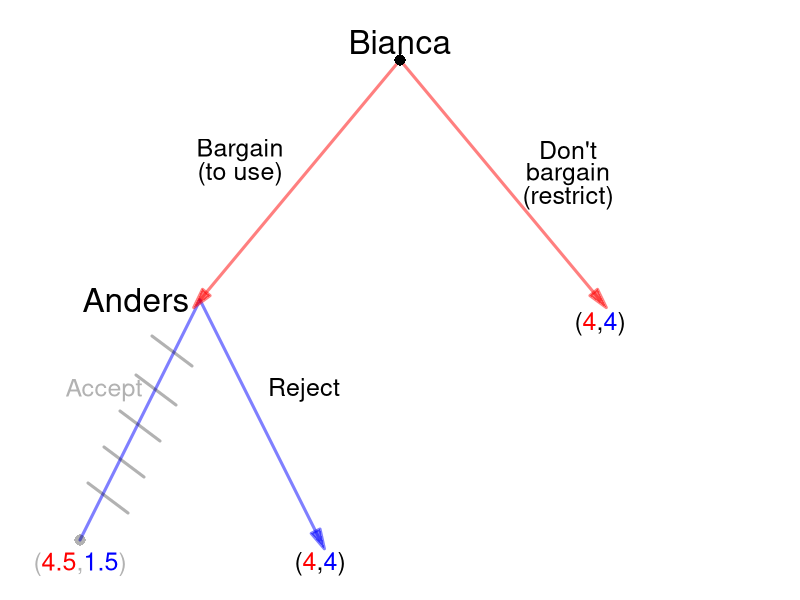

Here is the R script that generated this plot:
require(shape)
pdf(file = "what_can_markets_do/sequential_coase_restricted_solved.pdf", width = 9, height = 7)

#Set parameters for graphics
axislabelsize <- 1.5
labelsize <- 2
actionlabelsize <- 1.5
graphlinewidth <- 3
segmentlinewidth <- 2
nodesize <- 1.5
fadelevel <- 0.3

COL <- c("#7fc97f", "#beaed4", "#fdc086", "#ffff99", "#386cb0", "#f0027f", "#bf5b17", "#666666")
COLA <- c("#99d8c9","#66c2a4","#41ae76", "#238b45", "#005824")
COLB <- c("#4eb3d3", "#2b8cbe", "#0868ac","#084081")

par(mar =  c(0, 0, 0, 0))

xlims <- c(0, 10)
ylims <- c(0, 10)

npts <- 501 
x <- seq(xlims[1], xlims[2], length.out = npts)
y <- seq(ylims[1], ylims[2], length.out = npts) 

plot(0, 0, xlim = xlims, ylim = ylims, type = "n",
     xlab = expression(paste("")),
     ylab = expression(paste("")), 
     xaxt = "n", 
     yaxt = "n", 
     cex.lab = axislabelsize, 
     bty = "n",
     xaxs="i", 
     yaxs="i")

ticksy <- seq(from = 0, to = ylims[2], by = 2)
ylabels <- seq(from = 0, to = ylims[2], by = 2)
ticksx <- seq(from = 0, to = xlims[2], by = 2)
xlabels <- seq(from = 0, to = xlims[2], by = 2)

#segments(5, 9, 2.5, 5, lty = 1, col = rgb(0, 0, 1, 0.5), lwd = graphlinewidth)


#Branches for Bianca
#From Anders planting early
#Bianca plants early
#Arrows(2.5, 5, 1, 1, col = rgb(1, 0, 0, 0.5), lty = 1, lwd = 3, arr.type = "triangle")
segments(2.5, 5, 1, 1, lty = 1, col = rgb(0, 0, 1, 0.5), lwd = graphlinewidth)

#Bianca plants late
#segments(2.5, 5, 4, 1, lty = 1, col = rgb(1, 0, 0, fadelevel), lwd = graphlinewidth)
Arrows(2.5, 5, 4, 1, col = rgb(0, 0, 1, 0.5), lty = 1, lwd = 3, arr.type = "triangle")

#Branches for Anders
#Plant early
Arrows(5, 9, 2.5, 5, col = rgb(1, 0, 0, 0.5), lty = 1, lwd = 3, arr.type = "triangle")


#From Anders plants late
#Bianca plants early
#segments(7.5, 5, 6, 1, lty = 1, col = rgb(1, 0, 0, 0.5), lwd = graphlinewidth)
#Arrows(7.5, 5, 6, 1, col = rgb(1, 0, 0, 0.5), lty = 1, lwd = 3, arr.type = "triangle")

#Bianca plants late
#segments(7.5, 5, 9, 1, lty = 1, col = rgb(1, 0, 0, 0.5), lwd = graphlinewidth)

#Anders plays Don't Bargain
#segments(5, 9, 7.5, 5, lty = 1, col = rgb(0, 0, 1, fadelevel), lwd = graphlinewidth)
Arrows(5, 9, 7.5, 5, col = rgb(1, 0, 0, 0.5), lty = 1, lwd = 3, arr.type = "triangle")


#Initial node
points(5, 9, pch = 16, col = "black", cex = nodesize)

#P1 Nodes
#points(2.5, 5, pch = 16, col = "black", cex = nodesize)
#points(7.5, 5, pch = 16, col = rgb(0,0,0,fadelevel), cex = nodesize)

#P2 Terminal Nodes
points(1, 1, pch = 16, col = rgb(0,0,0,fadelevel), cex = nodesize)
#points(4, 1, pch = 16, col = rgb(0,0,0,fadelevel), cex = nodesize)
#points(6, 1, pch = 16, col = rgb(0,0,0,fadelevel), cex = nodesize)
#points(9, 1, pch = 16, col = rgb(0,0,0,fadelevel), cex = nodesize)

text(5, 9.3, expression(paste("Bianca")), cex = labelsize)
text(3, 7.5, expression(paste("Bargain")), cex = actionlabelsize)
text(3, 7.1, expression(paste("(to use)")), cex = actionlabelsize)
text(7.1, 7.5, expression(paste("Don't")), cex = actionlabelsize)
text(7.1, 7.1, expression(paste("bargain")), cex = actionlabelsize)
text(7.1, 6.7, expression(paste("(restrict)")), cex = actionlabelsize)

text(1.7, 5, expression(paste("Anders")), cex = labelsize)
text(1.3, 3.5, expression(paste("Accept")), cex = actionlabelsize, col = rgb(0,0,0,fadelevel))
#text(1.3, 3.1, expression(paste("early")), cex = actionlabelsize)
text(3.8, 3.5, expression(paste("Reject")), cex = actionlabelsize)
#text(3.8, 3.1, expression(paste("late")), cex = actionlabelsize, col = rgb(0,0,0,fadelevel))


#text(8.2, 5, expression(paste("Bianca")), cex = labelsize, col = rgb(0,0,0,fadelevel))
#text(6.1, 3.5, expression(paste("Restrict")), cex = actionlabelsize)
#text(6.1, 3.1, expression(paste("early")), cex = actionlabelsize, col = rgb(0,0,0,fadelevel))
#text(9.25, 3.5, expression(paste("Use")), cex = actionlabelsize, col = rgb(0,0,0,fadelevel))
#text(9.25, 3.1, expression(paste("unrestricted")), cex = actionlabelsize, col = rgb(0,0,0,fadelevel))

#Payoffs 
text(1, .6, expression("(" * phantom("4.5") * "," * phantom("1.5") * ")"), cex = actionlabelsize, col = rgb(0,0,0,fadelevel))
text(1, .6, expression(phantom("(") * "4.5" * phantom(",") * phantom("1.5") * phantom(")")), col = rgb(1, 0, 0, 1, fadelevel),  cex = actionlabelsize)
text(1, .6, expression(phantom("(") * phantom("4.5") * phantom(",") * "1.5" * phantom(")")), col = rgb(0, 0, 1, 1, fadelevel), cex = actionlabelsize)

text(4, .6, expression("(" * phantom("4") * "," * phantom("4") * ")"), cex = actionlabelsize)
text(4, .6, expression(phantom("(") * "4" * phantom(",") * phantom("4") * phantom(")")), col = rgb(1, 0, 0, 1),  cex = actionlabelsize)
text(4, .6, expression(phantom("(") * phantom("4") * phantom(",") * "4" * phantom(")")), col = rgb(0, 0, 1, 1), cex = actionlabelsize)

text(7.5, 4.6, expression("(" * phantom("4") * "," * phantom("4") * ")"), cex = actionlabelsize)
text(7.5, 4.6, expression(phantom("(") * "4" * phantom(",") * phantom("4") * phantom(")")), col = rgb(1, 0, 0, 1),  cex = actionlabelsize)
text(7.5, 4.6, expression(phantom("(") * phantom("4") * phantom(",") * "4" * phantom(")")), col = rgb(0, 0, 1, 1), cex = actionlabelsize)

#Cutting branch plant late when A plants early
# segments(2.6, 3.9, 3.1, 4.4, lty = 1, col = rgb(0,0,0,fadelevel), lwd = graphlinewidth)
# segments(2.8, 3.25, 3.3, 3.75, lty = 1, col = rgb(0,0,0,fadelevel), lwd = graphlinewidth)
# segments(3, 2.65, 3.5, 3.15, lty = 1, col = rgb(0,0,0,fadelevel), lwd = graphlinewidth)
# segments(3.2, 2.05, 3.7, 2.55, lty = 1, col = rgb(0,0,0,fadelevel), lwd = graphlinewidth)
# segments(3.4, 1.45, 3.9, 1.95, lty = 1, col = rgb(0,0,0,fadelevel), lwd = graphlinewidth)


#Cutting branch plant late when A plants
# segments(7.4, 3.9, 6.9, 4.4, lty = 1, col = rgb(0,0,0,fadelevel), lwd = graphlinewidth)
# segments(7.2, 3.25, 6.7, 3.75, lty = 1, col = rgb(0,0,0,fadelevel), lwd = graphlinewidth)
# segments(7, 2.65, 6.5, 3.15, lty = 1, col = rgb(0,0,0,fadelevel), lwd = graphlinewidth)
# segments(6.8, 2.05, 6.3, 2.55, lty = 1, col = rgb(0,0,0,fadelevel), lwd = graphlinewidth)
# segments(6.6, 1.45, 6.1, 1.95, lty = 1, col = rgb(0,0,0,fadelevel), lwd = graphlinewidth)

#Cutting branch plant late for A given B's actions
# segments(5.25, 7.9, 5.75, 8.4, lty = 1, col = rgb(0,0,0,fadelevel), lwd = graphlinewidth)
# segments(5.65, 7.3, 6.15, 7.8, lty = 1, col = rgb(0,0,0,fadelevel), lwd = graphlinewidth)
# segments(6.05, 6.7, 6.55, 7.2, lty = 1, col = rgb(0,0,0,fadelevel), lwd = graphlinewidth)
# segments(6.45, 6.1, 6.95, 6.6, lty = 1, col = rgb(0,0,0,fadelevel), lwd = graphlinewidth)
# segments(6.85, 5.5, 7.35, 6, lty = 1, col = rgb(0,0,0,fadelevel), lwd = graphlinewidth)



#Cutting branch plant late when A plants early
#segments(7.6, 3.9, 8.1, 4.4, lty = 1, col = rgb(0,0,0,fadelevel), lwd = graphlinewidth)
#segments(7.8, 3.25, 8.3, 3.75, lty = 1, col = rgb(0,0,0,fadelevel), lwd = graphlinewidth)
#segments(8, 2.65, 8.5, 3.15, lty = 1, col = rgb(0,0,0,fadelevel), lwd = graphlinewidth)
#segments(8.2, 2.05, 8.7, 2.55, lty = 1, col = rgb(0,0,0,fadelevel), lwd = graphlinewidth)
#segments(8.4, 1.45, 8.9, 1.95, lty = 1, col = rgb(0,0,0,fadelevel), lwd = graphlinewidth)



#Cutting branch plant late when A plants
segments(2.4, 3.9, 1.9, 4.4, lty = 1, col = rgb(0,0,0,fadelevel), lwd = graphlinewidth)
segments(2.2, 3.25, 1.7, 3.75, lty = 1, col = rgb(0,0,0,fadelevel), lwd = graphlinewidth)
segments(2, 2.65, 1.5, 3.15, lty = 1, col = rgb(0,0,0,fadelevel), lwd = graphlinewidth)
segments(1.8, 2.05, 1.3, 2.55, lty = 1, col = rgb(0,0,0,fadelevel), lwd = graphlinewidth)
segments(1.6, 1.45, 1.1, 1.95, lty = 1, col = rgb(0,0,0,fadelevel), lwd = graphlinewidth)


dev.off()
